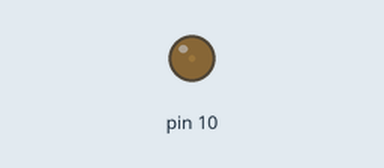
Simulated run of this sketch. Board: Arduino Uno, built with avr-gcc and run on an emulated ATmega328P. Parts: output pins drawn as LEDs (lit = HIGH).

Above: at 0.05 s.
At 0.5 s:
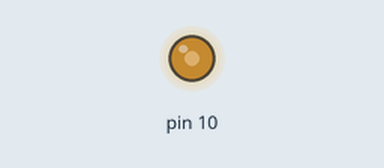
At 0.7 s:
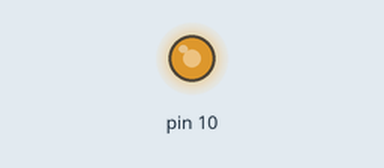
At 0.95 s:
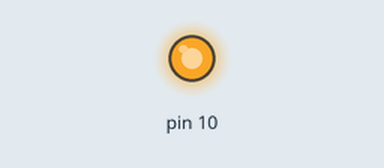
Timing chart, 0 to 3.0 s (numbered marks = the images above):
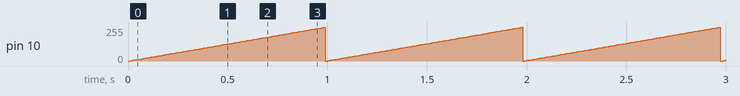

Measured:
- by itself, pin 10: ramps from 0/255 to 252/255 and jumps back, once every 0.99 s

The sketch:

Registers_Sample_3.ino
```cpp
// ШИМ 10 пин

void setup() {
  pinMode(10, OUTPUT);
  TCCR1A = (1 << COM1B1) | (1 << WGM11);
  TCCR1B = (1 << WGM13) | (1 << WGM12) | (1 << CS10);
  ICR1 = 99;
}

void loop() {
  for (int i = 0; i < 99; i++) {
    OCR1B = i;
    delay(10);
  }
}
```
